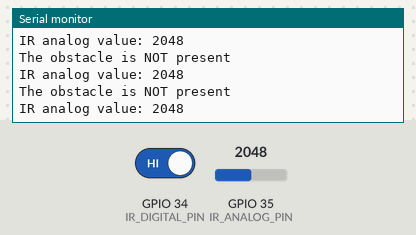
Recording of a sketch running on a simulated ESP32. On the bench: the last lines printed to the serial monitor. Inputs (shaded band) come from the test bench; at power-on: GPIO 34 (IR_DIGITAL_PIN) HIGH, GPIO 35 (IR_ANALOG_PIN) = 2048 (analog values on the 0–4095 scale).

Above: at 1.2 s.
1.3 s: GPIO 34 (IR_DIGITAL_PIN) driven LOW
2.9 s: GPIO 35 (IR_ANALOG_PIN) set to 2866
At 2.92 s:
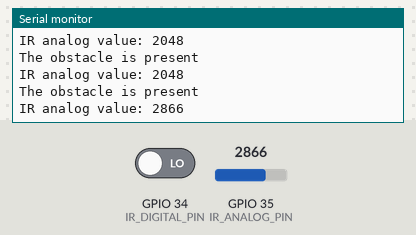
4.4 s: GPIO 35 (IR_ANALOG_PIN) set to 3603
At 4.62 s:
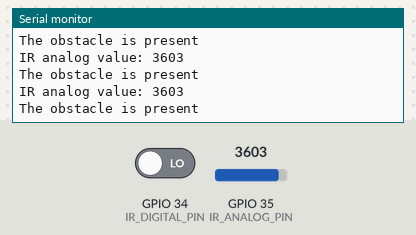
Timing chart, 0 to 7.4 s (numbered marks = the images above; inputs shaded):
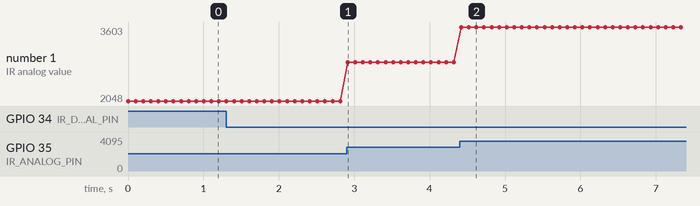

The sketch:

IR_test.ino
```cpp
/*
 * This ESP32 code is created by esp32io.com
 *
 * This ESP32 code is released in the public domain
 *
 * For more detail (instruction and wiring diagram), visit https://esp32io.com/tutorials/esp32-infrared-obstacle-avoidance-sensor
 */

 // under a 100 analog => white
 // cant detect object more than 5cm away

#define IR_DIGITAL_PIN 34 // ESP32 pin GPIO18 connected to OUT pin of IR obstacle avoidance sensor
#define IR_ANALOG_PIN 35

void setup() {
  // initialize serial communication at 9600 bits per second:
  Serial.begin(115200);

  // initialize the Arduino's pin as aninput
  pinMode(IR_DIGITAL_PIN, INPUT);

  analogReadResolution(12); // ESP32 default: 0 to 4095
  analogSetPinAttenuation(IR_ANALOG_PIN, ADC_11db);
}

void loop() {
  // read the state of the the input pin:
  int IR_digital = digitalRead(IR_DIGITAL_PIN);

  if (IR_digital == LOW)
    Serial.println("The obstacle is present");
  else
    Serial.println("The obstacle is NOT present");

  int analogValue = analogRead(IR_ANALOG_PIN);

  Serial.print("IR analog value: ");
  Serial.println(analogValue);

  delay(100);
}
```

Measured:
- after the input at 2.9 s, the serial monitor: prints a new line at once (image 1)
- after the input at 4.4 s, the serial monitor: prints a new line at once (image 2)
- plotted number 1: 2048 → 2866 after the input at 2.9 s, 2866 → 3603 after the input at 4.4 s
